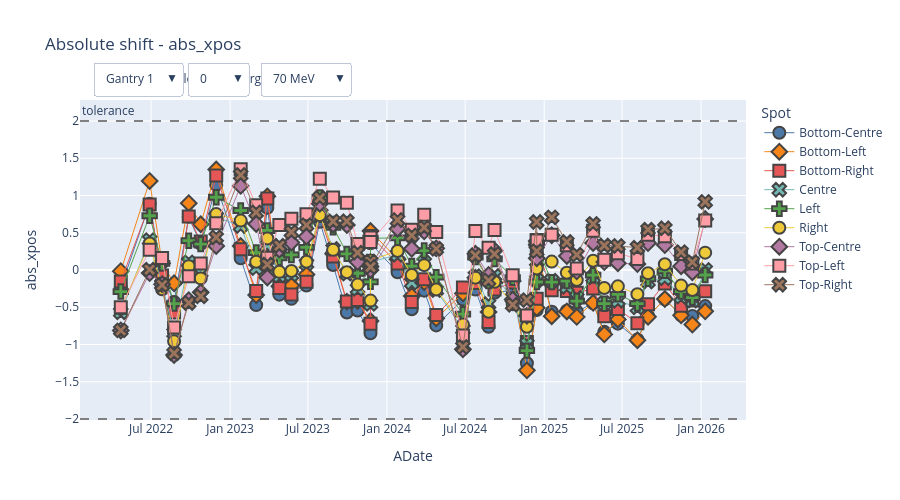
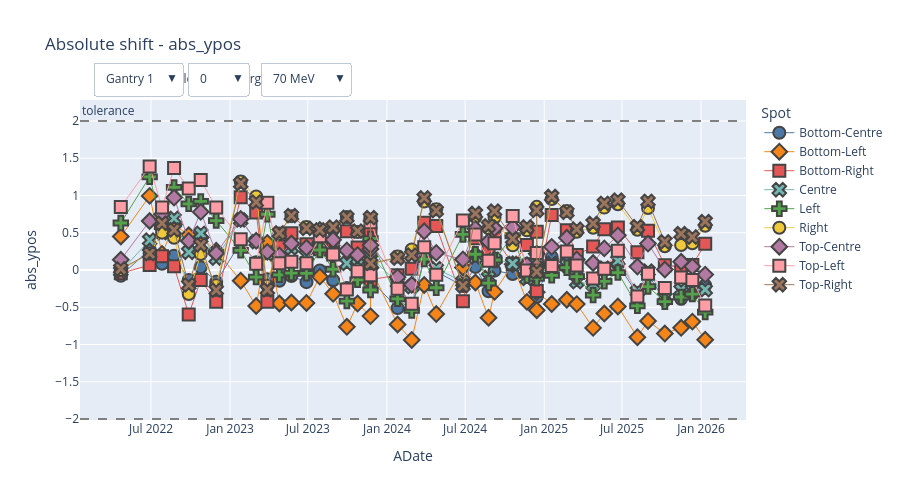

The notebook cell these images were saved under, in order:
### Markdown cell above
Test plotting function

### Code cell
# plotting absolute y-pos, on Gantry 4, from XRV-4000 data, 70 MeV spot, Gantry angle = 0, in last2 months
plotly_spot_position_Filtered(sub_df, "abs_xpos", "Gantry 2", "XRV-3000", 70, 180, 60)
plotly_spot_position_Filtered(sub_df, "abs_ypos", "Gantry 2", "XRV-3000", 70, 180, 60)
